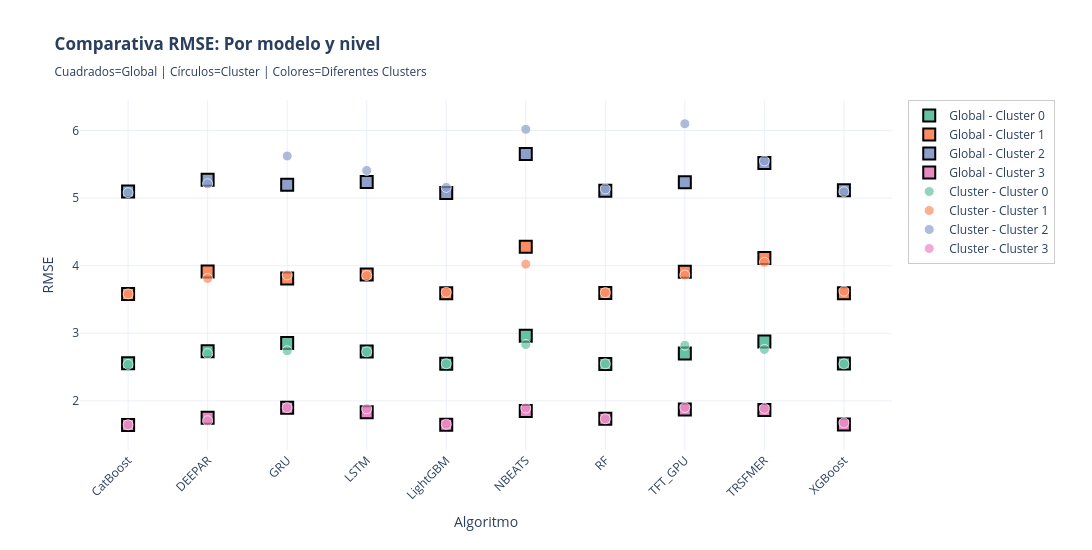

The cell this chart's notebook holds for it:
### Code cell
# ============================================================================
# GRÁFICO SCATTER: MÉTRICA vs ALGORITMOS - GLOBAL vs CLUSTER (por cluster)
# ============================================================================

print("\n" + "="*100)
print("📊 GRÁFICO SCATTER: MÉTRICA vs ALGORITMOS - GLOBAL vs CLUSTER (NIVEL CLUSTER)")
print("="*100)

import plotly.graph_objects as go
import plotly.express as px

# PARÁMETRO: Métrica a visualizar
METRICA_COMPARACION_NIVEL = 'RMSE'

# 1. Obtener datos GLOBAL (NDetalle == 'Global', Cluster NOT NULL, Producto IS NULL)
df_global_cluster_data = df_resultados_consolidados[
    (df_resultados_consolidados['NDetalle'] == 'Global') &
    (df_resultados_consolidados['Cluster'].notna()) &
    (df_resultados_consolidados['Producto'].isna())
].copy()

# Filtrar algoritmos a excluir
df_global_cluster_data = df_global_cluster_data[~df_global_cluster_data['Algoritmo'].isin(['NAIVE', 'MEDIA7'])].copy()

# 2. Obtener datos CLUSTER (NDetalle == 'Cluster', Cluster NOT NULL, Producto IS NULL)
df_cluster_cluster_data = df_resultados_consolidados[
    (df_resultados_consolidados['NDetalle'] == 'Cluster') &
    (df_resultados_consolidados['Cluster'].notna()) &
    (df_resultados_consolidados['Producto'].isna())
].copy()

# Filtrar algoritmos a excluir
df_cluster_cluster_data = df_cluster_cluster_data[~df_cluster_cluster_data['Algoritmo'].isin(['NAIVE', 'MEDIA7'])].copy()

if df_global_cluster_data.empty and df_cluster_cluster_data.empty:
    print("⚠️ No hay datos disponibles para la comparación")
else:
    # Crear figura
    fig_global_vs_cluster = go.Figure()
    
    # Colores para los clusters
    colores_clusters = px.colors.qualitative.Set2
    
    # Obtener clusters únicos
    clusters_unicos = sorted(pd.concat([
        df_global_cluster_data['Cluster'],
        df_cluster_cluster_data['Cluster']
    ]).unique())
    
    # Mapeo de colores para cada cluster
    color_map_global_cluster = {cluster: colores_clusters[idx % len(colores_clusters)] 
                                for idx, cluster in enumerate(clusters_unicos)}
    
    # Obtener algoritmos únicos
    algoritmos = sorted(pd.concat([
        df_global_cluster_data['Algoritmo'],
        df_cluster_cluster_data['Algoritmo']
    ]).unique())
    
    # ==================== AGREGAR PUNTOS GLOBAL (cuadrados) ====================
    if not df_global_cluster_data.empty:
        for cluster in clusters_unicos:
            df_global_filtered = df_global_cluster_data[df_global_cluster_data['Cluster'] == cluster]
            
            if not df_global_filtered.empty:
                fig_global_vs_cluster.add_trace(
                    go.Scatter(
                        x=df_global_filtered['Algoritmo'],
                        y=df_global_filtered[METRICA_COMPARACION_NIVEL],
                        mode='markers',
                        name=f'Global - Cluster {int(cluster)}',
                        marker=dict(
                            size=12,
                            color=color_map_global_cluster[cluster],
                            symbol='square',
                            opacity=1,
                            line=dict(color='black', width=2)
                        ),
                        hovertemplate=f'<b>Global</b><br>Cluster {int(cluster)}<br>%{{x}}<br>{METRICA_COMPARACION_NIVEL}: %{{y:.4f}}<extra></extra>'
                    )
                )
    
    # ==================== AGREGAR PUNTOS CLUSTER (círculos) ====================
    if not df_cluster_cluster_data.empty:
        for cluster in clusters_unicos:
            df_cluster_filtered = df_cluster_cluster_data[df_cluster_cluster_data['Cluster'] == cluster]
            
            if not df_cluster_filtered.empty:
                fig_global_vs_cluster.add_trace(
                    go.Scatter(
                        x=df_cluster_filtered['Algoritmo'],
                        y=df_cluster_filtered[METRICA_COMPARACION_NIVEL],
                        mode='markers',
                        name=f'Cluster - Cluster {int(cluster)}',
                        marker=dict(
                            size=10,
                            color=color_map_global_cluster[cluster],
                            symbol='circle',
                            opacity=0.7,
                            line=dict(color='white', width=1)
                        ),
                        hovertemplate=f'<b>Cluster</b><br>Cluster {int(cluster)}<br>%{{x}}<br>{METRICA_COMPARACION_NIVEL}: %{{y:.4f}}<extra></extra>'
                    )
                )
    
    # Configurar layout
    fig_global_vs_cluster.update_layout(
        title=f'<b>Comparativa {METRICA_COMPARACION_NIVEL}: Por modelo y nivel</b><br><sub>Cuadrados=Global | Círculos=Cluster | Colores=Diferentes Clusters</sub>',
        xaxis_title='Algoritmo',
        yaxis_title=f'{METRICA_COMPARACION_NIVEL}',
        height=550,
        width=1100,
        template='plotly_white',
        hovermode='closest',
        legend=dict(
            orientation='v',
            yanchor='top',
            y=1,
            xanchor='left',
            x=1.02,
            bgcolor='rgba(255, 255, 255, 0.8)',
            bordercolor='rgba(0, 0, 0, 0.2)',
            borderwidth=1
        ),
        xaxis=dict(
            tickangle=-45,
            categoryorder='array',
            categoryarray=list(algoritmos)
        ),
        margin=dict(b=100, r=200)
    )
    
    fig_global_vs_cluster.show()
    
    print(f"\n✅ Gráfico generado:")
    print(f"   - Métrica: {METRICA_COMPARACION_NIVEL}")
    print(f"   - Algoritmos: {len(algoritmos)}")
    print(f"   - Clusters: {len(clusters_unicos)}")
    print(f"   - Puntos Global (cuadrados): {len(df_global_cluster_data)}")
    print(f"   - Puntos Cluster (círculos): {len(df_cluster_cluster_data)}")
    print(f"   - Total de puntos: {len(df_global_cluster_data) + len(df_cluster_cluster_data)}")

### Figure 1 — Plotly figure (JSON) as saved in the notebook; plotly's stock layout.template omitted (floating-point values rounded to 4 significant figures)
{"data": [{"hovertemplate": "<b>Global</b><br>Cluster 0<br>%{x}<br>RMSE: %{y:.4f}<extra></extra>", "marker": {"color": "rgb(102,194,165)", "line": {"color": "black", "width": 2}, "opacity": 1, "size": 12, "symbol": "square"}, "mode": "markers", "name": "Global - Cluster 0", "type": "scatter", "x": ["CatBoost", "DEEPAR", "GRU", "LightGBM", "LSTM", "NBEATS", "RF", "TFT_GPU", "TRSFMER", "XGBoost"], "y": [2.557, 2.734, 2.857, 2.549, 2.732, 2.963, 2.546, 2.699, 2.879, 2.553]}, {"hovertemplate": "<b>Global</b><br>Cluster 1<br>%{x}<br>RMSE: %{y:.4f}<extra></extra>", "marker": {"color": "rgb(252,141,98)", "line": {"color": "black", "width": 2}, "opacity": 1, "size": 12, "symbol": "square"}, "mode": "markers", "name": "Global - Cluster 1", "type": "scatter", "x": ["CatBoost", "DEEPAR", "GRU", "LightGBM", "LSTM", "NBEATS", "RF", "TFT_GPU", "TRSFMER", "XGBoost"], "y": [3.579, 3.912, 3.809, 3.592, 3.87, 4.28, 3.596, 3.909, 4.114, 3.593]}, {"hovertemplate": "<b>Global</b><br>Cluster 2<br>%{x}<br>RMSE: %{y:.4f}<extra></extra>", "marker": {"color": "rgb(141,160,203)", "line": {"color": "black", "width": 2}, "opacity": 1, "size": 12, "symbol": "square"}, "mode": "markers", "name": "Global - Cluster 2", "type": "scatter", "x": ["CatBoost", "DEEPAR", "GRU", "LightGBM", "LSTM", "NBEATS", "RF", "TFT_GPU", "TRSFMER", "XGBoost"], "y": [5.098, 5.272, 5.197, 5.076, 5.236, 5.65, 5.109, 5.234, 5.519, 5.115]}, {"hovertemplate": "<b>Global</b><br>Cluster 3<br>%{x}<br>RMSE: %{y:.4f}<extra></extra>", "marker": {"color": "rgb(231,138,195)", "line": {"color": "black", "width": 2}, "opacity": 1, "size": 12, "symbol": "square"}, "mode": "markers", "name": "Global - Cluster 3", "type": "scatter", "x": ["CatBoost", "DEEPAR", "GRU", "LightGBM", "LSTM", "NBEATS", "RF", "TFT_GPU", "TRSFMER", "XGBoost"], "y": [1.644, 1.75, 1.897, 1.648, 1.831, 1.849, 1.736, 1.873, 1.864, 1.65]}, {"hovertemplate": "<b>Cluster</b><br>Cluster 0<br>%{x}<br>RMSE: %{y:.4f}<extra></extra>", "marker": {"color": "rgb(102,194,165)", "line": {"color": "white", "width": 1}, "opacity": 0.7, "size": 10, "symbol": "circle"}, "mode": "markers", "name": "Cluster - Cluster 0", "type": "scatter", "x": ["CatBoost", "DEEPAR", "GRU", "LightGBM", "LSTM", "NBEATS", "RF", "TFT_GPU", "TRSFMER", "XGBoost"], "y": [2.54, 2.699, 2.741, 2.549, 2.726, 2.833, 2.549, 2.824, 2.762, 2.548]}, {"hovertemplate": "<b>Cluster</b><br>Cluster 1<br>%{x}<br>RMSE: %{y:.4f}<extra></extra>", "marker": {"color": "rgb(252,141,98)", "line": {"color": "white", "width": 1}, "opacity": 0.7, "size": 10, "symbol": "circle"}, "mode": "markers", "name": "Cluster - Cluster 1", "type": "scatter", "x": ["CatBoost", "DEEPAR", "GRU", "LightGBM", "LSTM", "NBEATS", "RF", "TFT_GPU", "TRSFMER", "XGBoost"], "y": [3.583, 3.81, 3.862, 3.606, 3.855, 4.022, 3.602, 3.861, 4.049, 3.623]}, {"hovertemplate": "<b>Cluster</b><br>Cluster 2<br>%{x}<br>RMSE: %{y:.4f}<extra></extra>", "marker": {"color": "rgb(141,160,203)", "line": {"color": "white", "width": 1}, "opacity": 0.7, "size": 10, "symbol": "circle"}, "mode": "markers", "name": "Cluster - Cluster 2", "type": "scatter", "x": ["CatBoost", "DEEPAR", "GRU", "LightGBM", "LSTM", "NBEATS", "RF", "TFT_GPU", "TRSFMER", "XGBoost"], "y": [5.08, 5.211, 5.621, 5.158, 5.408, 6.017, 5.135, 6.099, 5.549, 5.095]}, {"hovertemplate": "<b>Cluster</b><br>Cluster 3<br>%{x}<br>RMSE: %{y:.4f}<extra></extra>", "marker": {"color": "rgb(231,138,195)", "line": {"color": "white", "width": 1}, "opacity": 0.7, "size": 10, "symbol": "circle"}, "mode": "markers", "name": "Cluster - Cluster 3", "type": "scatter", "x": ["CatBoost", "DEEPAR", "GRU", "LightGBM", "LSTM", "NBEATS", "RF", "TFT_GPU", "TRSFMER", "XGBoost"], "y": [1.647, 1.706, 1.9, 1.655, 1.883, 1.895, 1.735, 1.903, 1.889, 1.676]}], "layout": {"height": 550, "hovermode": "closest", "legend": {"bgcolor": "rgba(255, 255, 255, 0.8)", "bordercolor": "rgba(0, 0, 0, 0.2)", "borderwidth": 1, "orientation": "v", "x": 1.02, "xanchor": "left", "y": 1, "yanchor": "top"}, "margin": {"b": 100, "r": 200}, "title": {"text": "<b>Comparativa RMSE: Por modelo y nivel</b><br><sub>Cuadrados=Global | Círculos=Cluster | Colores=Diferentes Clusters</sub>"}, "width": 1100, "xaxis": {"categoryarray": ["CatBoost", "DEEPAR", "GRU", "LSTM", "LightGBM", "NBEATS", "RF", "TFT_GPU", "TRSFMER", "XGBoost"], "categoryorder": "array", "tickangle": -45, "title": {"text": "Algoritmo"}}, "yaxis": {"title": {"text": "RMSE"}}}}
